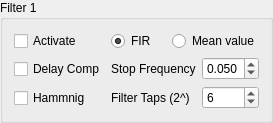
             <widget class="QGroupBox" name="groupBox_4">
              <property name="title">
               <string>Filter 1</string>
              </property>
              <layout class="QGridLayout" name="gridLayout_4">
               <item row="0" column="0">
                <widget class="QCheckBox" name="currentFilterActiveBox">
                 <property name="text">
                  <string>Activate</string>
                 </property>
                </widget>
               </item>
               <item row="0" column="1">
                <layout class="QHBoxLayout" name="horizontalLayout_6">
                 <item>
                  <widget class="QRadioButton" name="firRadioButton">
                   <property name="text">
                    <string>FIR</string>
                   </property>
                   <property name="checked">
                    <bool>true</bool>
                   </property>
                  </widget>
                 </item>
                 <item>
                  <widget class="QRadioButton" name="meanRadioButton">
                   <property name="text">
                    <string>Mean value</string>
                   </property>
                  </widget>
                 </item>
                </layout>
               </item>
               <item row="1" column="0">
                <widget class="QCheckBox" name="compDelayBox">
                 <property name="text">
                  <string>Delay Comp</string>
                 </property>
                </widget>
               </item>
               <item row="1" column="1" rowspan="2">
                <layout class="QGridLayout" name="gridLayout_3">
                 <item row="0" column="0">
                  <widget class="QLabel" name="label_6">
                   <property name="text">
                    <string>Stop Frequency</string>
                   </property>
                  </widget>
                 </item>
                 <item row="0" column="1">
                  <widget class="QDoubleSpinBox" name="currentFilterFreqBox">
                   <property name="decimals">
                    <number>3</number>
                   </property>
                   <property name="maximum">
                    <double>0.500000000000000</double>
                   </property>
                   <property name="singleStep">
                    <double>0.005000000000000</double>
                   </property>
                   <property name="value">
                    <double>0.050000000000000</double>
                   </property>
                  </widget>
                 </item>
                 <item row="1" column="0">
                  <widget class="QLabel" name="label_7">
                   <property name="text">
                    <string>Filter Taps (2^)</string>
                   </property>
                  </widget>
                 </item>
                 <item row="1" column="1">
                  <widget class="QSpinBox" name="currentFilterTapBox">
                   <property name="minimum">
                    <number>1</number>
                   </property>
                   <property name="maximum">
                    <number>10</number>
                   </property>
                   <property name="value">
                    <number>6</number>
                   </property>
                  </widget>
                 </item>
                </layout>
               </item>
               <item row="2" column="0">
                <widget class="QCheckBox" name="hammingBox">
                 <property name="text">
                  <string>Hammnig</string>
                 </property>
                </widget>
               </item>
              </layout>
             </widget>
